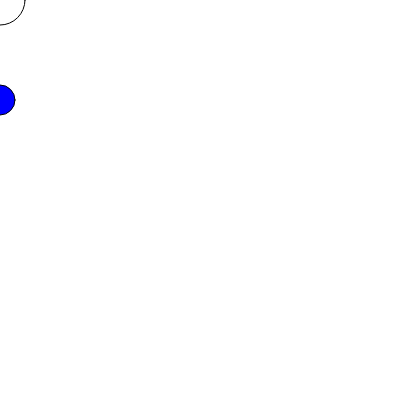
Frame 1 (no input)
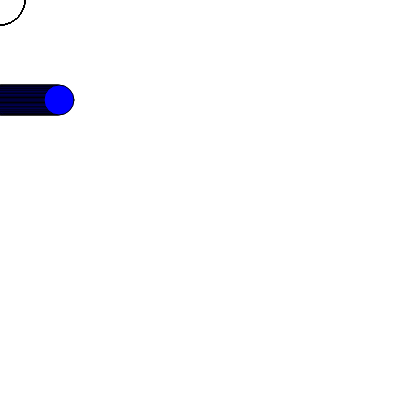
Frame 60 (no input)
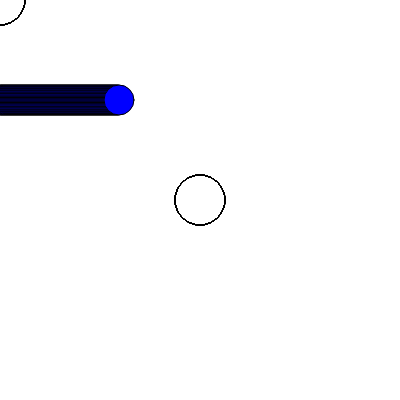
Frame 120 (the mouse pressed at the canvas centre since frame 60)

The p5.js sketch that drew these frames (run headless with seeded random() and noise() and a simulated clock; from frame 60 on, the mouse is pressed at the canvas centre):

// p5.js sketch
// ── sketch.js
let x = 0;

function setup() {
  createCanvas(400, 400);
}

function draw() {
  // background(220, 100, 150);
  fill(0,0, 255);
  circle(x, 100, 30);
  x=x+1;

  noFill();
  circle(mouseX, mouseY, 50);
}
